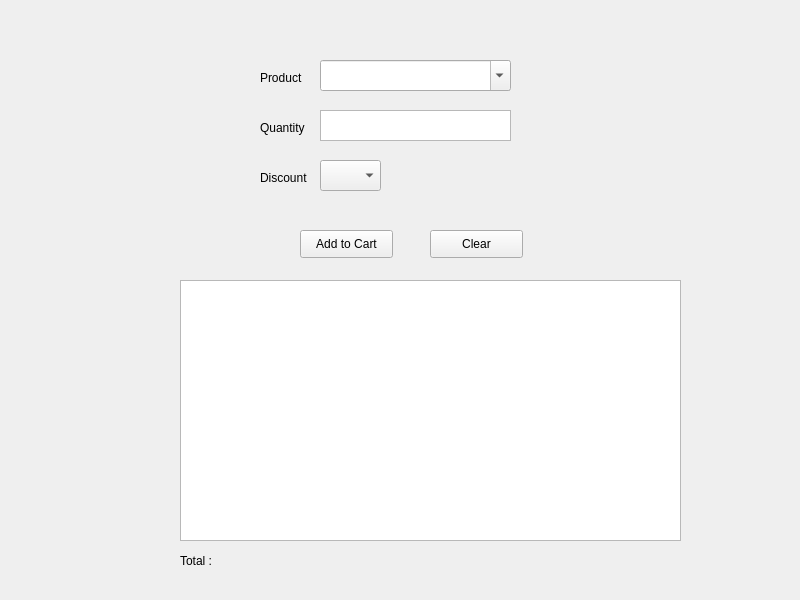
<?xml version="1.0" encoding="UTF-8"?>
<ui version="4.0">
 <class>MainWindow</class>
 <widget class="QMainWindow" name="MainWindow">
  <property name="geometry">
   <rect>
    <x>0</x>
    <y>0</y>
    <width>800</width>
    <height>600</height>
   </rect>
  </property>
  <property name="windowTitle">
   <string>MainWindow</string>
  </property>
  <widget class="QWidget" name="centralwidget">
   <widget class="QTextEdit" name="textEdit_2">
    <property name="geometry">
     <rect>
      <x>320</x>
      <y>110</y>
      <width>191</width>
      <height>31</height>
     </rect>
    </property>
   </widget>
   <widget class="QPushButton" name="pushButton">
    <property name="geometry">
     <rect>
      <x>300</x>
      <y>230</y>
      <width>93</width>
      <height>28</height>
     </rect>
    </property>
    <property name="text">
     <string>Add to Cart</string>
    </property>
   </widget>
   <widget class="QPushButton" name="pushButton_2">
    <property name="geometry">
     <rect>
      <x>430</x>
      <y>230</y>
      <width>93</width>
      <height>28</height>
     </rect>
    </property>
    <property name="text">
     <string>Clear</string>
    </property>
   </widget>
   <widget class="QLabel" name="label">
    <property name="geometry">
     <rect>
      <x>260</x>
      <y>70</y>
      <width>51</width>
      <height>16</height>
     </rect>
    </property>
    <property name="text">
     <string>Product</string>
    </property>
   </widget>
   <widget class="QLabel" name="label_2">
    <property name="geometry">
     <rect>
      <x>260</x>
      <y>120</y>
      <width>51</width>
      <height>16</height>
     </rect>
    </property>
    <property name="text">
     <string>Quantity</string>
    </property>
   </widget>
   <widget class="QComboBox" name="comboBox">
    <property name="geometry">
     <rect>
      <x>320</x>
      <y>60</y>
      <width>191</width>
      <height>31</height>
     </rect>
    </property>
    <property name="editable">
     <bool>true</bool>
    </property>
    <property name="currentText">
     <string>Kecap</string>
    </property>
    <property name="currentIndex">
     <number>-1</number>
    </property>
    <property name="minimumContentsLength">
     <number>4</number>
    </property>
   </widget>
   <widget class="QLabel" name="label_3">
    <property name="geometry">
     <rect>
      <x>260</x>
      <y>170</y>
      <width>55</width>
      <height>16</height>
     </rect>
    </property>
    <property name="text">
     <string>Discount</string>
    </property>
   </widget>
   <widget class="QComboBox" name="comboBox_2">
    <property name="geometry">
     <rect>
      <x>320</x>
      <y>160</y>
      <width>61</width>
      <height>31</height>
     </rect>
    </property>
   </widget>
   <widget class="QLabel" name="label_4">
    <property name="geometry">
     <rect>
      <x>180</x>
      <y>550</y>
      <width>311</width>
      <height>21</height>
     </rect>
    </property>
    <property name="text">
     <string>Total : </string>
    </property>
   </widget>
   <widget class="QListWidget" name="listWidget">
    <property name="geometry">
     <rect>
      <x>180</x>
      <y>280</y>
      <width>501</width>
      <height>261</height>
     </rect>
    </property>
   </widget>
  </widget>
 </widget>
 <resources/>
 <connections/>
</ui>
